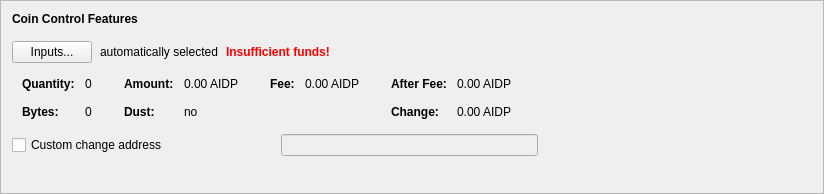
      <widget class="QFrame" name="frameCoinControl">
       <property name="sizePolicy">
        <sizepolicy hsizetype="Preferred" vsizetype="Fixed">
         <horstretch>0</horstretch>
         <verstretch>0</verstretch>
        </sizepolicy>
       </property>
       <property name="minimumSize">
        <size>
         <width>600</width>
         <height>194</height>
        </size>
       </property>
       <property name="frameShape">
        <enum>QFrame::StyledPanel</enum>
       </property>
       <property name="frameShadow">
        <enum>QFrame::Raised</enum>
       </property>
       <layout class="QVBoxLayout" name="verticalLayout_4">
        <item>
         <layout class="QVBoxLayout" name="verticalLayoutCoinControl" stretch="0,0,0,0,0">
          <property name="spacing">
           <number>0</number>
          </property>
          <property name="sizeConstraint">
           <enum>QLayout::SetDefaultConstraint</enum>
          </property>
          <property name="leftMargin">
           <number>0</number>
          </property>
          <property name="topMargin">
           <number>0</number>
          </property>
          <item>
           <layout class="QHBoxLayout" name="horizontalLayoutCoinControl1">
            <property name="bottomMargin">
             <number>15</number>
            </property>
            <item>
             <widget class="QLabel" name="labelCoinControlFeatures">
              <property name="sizePolicy">
               <sizepolicy hsizetype="Preferred" vsizetype="Maximum">
                <horstretch>0</horstretch>
                <verstretch>0</verstretch>
               </sizepolicy>
              </property>
              <property name="font">
               <font>
                <weight>75</weight>
                <bold>true</bold>
               </font>
              </property>
              <property name="styleSheet">
               <string notr="true">font-weight:bold;</string>
              </property>
              <property name="text">
               <string>Coin Control Features</string>
              </property>
             </widget>
            </item>
           </layout>
          </item>
          <item>
           <layout class="QHBoxLayout" name="horizontalLayoutCoinControl2" stretch="0,0,0,0">
            <property name="spacing">
             <number>8</number>
            </property>
            <property name="bottomMargin">
             <number>10</number>
            </property>
            <item>
             <widget class="QPushButton" name="pushButtonCoinControl">
              <property name="styleSheet">
               <string notr="true"/>
              </property>
              <property name="text">
               <string>Inputs...</string>
              </property>
              <property name="autoDefault">
               <bool>false</bool>
              </property>
             </widget>
            </item>
            <item>
             <widget class="QLabel" name="labelCoinControlAutomaticallySelected">
              <property name="text">
               <string>automatically selected</string>
              </property>
              <property name="margin">
               <number>5</number>
              </property>
             </widget>
            </item>
            <item>
             <widget class="QLabel" name="labelCoinControlInsuffFunds">
              <property name="font">
               <font>
                <weight>75</weight>
                <bold>true</bold>
               </font>
              </property>
              <property name="styleSheet">
               <string notr="true">color:red;font-weight:bold;</string>
              </property>
              <property name="text">
               <string>Insufficient funds!</string>
              </property>
              <property name="margin">
               <number>5</number>
              </property>
             </widget>
            </item>
            <item>
             <spacer name="horizontalSpacerCoinControl">
              <property name="orientation">
               <enum>Qt::Horizontal</enum>
              </property>
              <property name="sizeHint" stdset="0">
               <size>
                <width>40</width>
                <height>1</height>
               </size>
              </property>
             </spacer>
            </item>
           </layout>
          </item>
          <item>
           <widget class="QWidget" name="widgetCoinControl" native="true">
            <property name="sizePolicy">
             <sizepolicy hsizetype="Preferred" vsizetype="Preferred">
              <horstretch>0</horstretch>
              <verstretch>0</verstretch>
             </sizepolicy>
            </property>
            <property name="minimumSize">
             <size>
              <width>0</width>
              <height>0</height>
             </size>
            </property>
            <property name="styleSheet">
             <string notr="true"/>
            </property>
            <layout class="QHBoxLayout" name="horizontalLayoutCoinControl5">
             <property name="leftMargin">
              <number>0</number>
             </property>
             <property name="topMargin">
              <number>0</number>
             </property>
             <property name="rightMargin">
              <number>0</number>
             </property>
             <property name="bottomMargin">
              <number>0</number>
             </property>
             <item>
              <layout class="QHBoxLayout" name="horizontalLayoutCoinControl3" stretch="0,0,0,1">
               <property name="spacing">
                <number>20</number>
               </property>
               <property name="topMargin">
                <number>0</number>
               </property>
               <property name="bottomMargin">
                <number>10</number>
               </property>
               <item>
                <layout class="QFormLayout" name="formLayoutCoinControl1">
                 <property name="horizontalSpacing">
                  <number>10</number>
                 </property>
                 <property name="verticalSpacing">
                  <number>14</number>
                 </property>
                 <property name="leftMargin">
                  <number>10</number>
                 </property>
                 <property name="topMargin">
                  <number>4</number>
                 </property>
                 <property name="rightMargin">
                  <number>6</number>
                 </property>
                 <item row="0" column="0">
                  <widget class="QLabel" name="labelCoinControlQuantityText">
                   <property name="font">
                    <font>
                     <weight>75</weight>
                     <bold>true</bold>
                    </font>
                   </property>
                   <property name="text">
                    <string>Quantity:</string>
                   </property>
                   <property name="margin">
                    <number>0</number>
                   </property>
                  </widget>
                 </item>
                 <item row="0" column="1">
                  <widget class="QLabel" name="labelCoinControlQuantity">
                   <property name="cursor">
                    <cursorShape>IBeamCursor</cursorShape>
                   </property>
                   <property name="contextMenuPolicy">
                    <enum>Qt::ActionsContextMenu</enum>
                   </property>
                   <property name="text">
                    <string notr="true">0</string>
                   </property>
                   <property name="margin">
                    <number>0</number>
                   </property>
                   <property name="textInteractionFlags">
                    <set>Qt::LinksAccessibleByMouse|Qt::TextSelectableByKeyboard|Qt::TextSelectableByMouse</set>
                   </property>
                  </widget>
                 </item>
                 <item row="1" column="0">
                  <widget class="QLabel" name="labelCoinControlBytesText">
                   <property name="font">
                    <font>
                     <weight>75</weight>
                     <bold>true</bold>
                    </font>
                   </property>
                   <property name="text">
                    <string>Bytes:</string>
                   </property>
                  </widget>
                 </item>
                 <item row="1" column="1">
                  <widget class="QLabel" name="labelCoinControlBytes">
                   <property name="cursor">
                    <cursorShape>IBeamCursor</cursorShape>
                   </property>
                   <property name="contextMenuPolicy">
                    <enum>Qt::ActionsContextMenu</enum>
                   </property>
                   <property name="text">
                    <string notr="true">0</string>
                   </property>
                   <property name="textInteractionFlags">
                    <set>Qt::LinksAccessibleByMouse|Qt::TextSelectableByKeyboard|Qt::TextSelectableByMouse</set>
                   </property>
                  </widget>
                 </item>
                </layout>
               </item>
               <item>
                <layout class="QFormLayout" name="formLayoutCoinControl2">
                 <property name="horizontalSpacing">
                  <number>10</number>
                 </property>
                 <property name="verticalSpacing">
                  <number>14</number>
                 </property>
                 <property name="leftMargin">
                  <number>6</number>
                 </property>
                 <property name="topMargin">
                  <number>4</number>
                 </property>
                 <property name="rightMargin">
                  <number>6</number>
                 </property>
                 <item row="0" column="0">
                  <widget class="QLabel" name="labelCoinControlAmountText">
                   <property name="font">
                    <font>
                     <weight>75</weight>
                     <bold>true</bold>
                    </font>
                   </property>
                   <property name="text">
                    <string>Amount:</string>
                   </property>
                   <property name="margin">
                    <number>0</number>
                   </property>
                  </widget>
                 </item>
                 <item row="0" column="1">
                  <widget class="QLabel" name="labelCoinControlAmount">
                   <property name="cursor">
                    <cursorShape>IBeamCursor</cursorShape>
                   </property>
                   <property name="contextMenuPolicy">
                    <enum>Qt::ActionsContextMenu</enum>
                   </property>
                   <property name="text">
                    <string notr="true">0.00 AIDP</string>
                   </property>
                   <property name="textInteractionFlags">
                    <set>Qt::LinksAccessibleByMouse|Qt::TextSelectableByKeyboard|Qt::TextSelectableByMouse</set>
                   </property>
                  </widget>
                 </item>
                 <item row="1" column="0">
                  <widget class="QLabel" name="labelCoinControlLowOutputText">
                   <property name="font">
                    <font>
                     <weight>75</weight>
                     <bold>true</bold>
                    </font>
                   </property>
                   <property name="text">
                    <string>Dust:</string>
                   </property>
                  </widget>
                 </item>
                 <item row="1" column="1">
                  <widget class="QLabel" name="labelCoinControlLowOutput">
                   <property name="cursor">
                    <cursorShape>IBeamCursor</cursorShape>
                   </property>
                   <property name="contextMenuPolicy">
                    <enum>Qt::ActionsContextMenu</enum>
                   </property>
                   <property name="text">
                    <string notr="true">no</string>
                   </property>
                   <property name="textInteractionFlags">
                    <set>Qt::LinksAccessibleByMouse|Qt::TextSelectableByKeyboard|Qt::TextSelectableByMouse</set>
                   </property>
                  </widget>
                 </item>
                </layout>
               </item>
               <item>
                <layout class="QFormLayout" name="formLayoutCoinControl3">
                 <property name="horizontalSpacing">
                  <number>10</number>
                 </property>
                 <property name="verticalSpacing">
                  <number>14</number>
                 </property>
                 <property name="leftMargin">
                  <number>6</number>
                 </property>
                 <property name="topMargin">
                  <number>4</number>
                 </property>
                 <property name="rightMargin">
                  <number>6</number>
                 </property>
                 <item row="0" column="0">
                  <widget class="QLabel" name="labelCoinControlFeeText">
                   <property name="font">
                    <font>
                     <weight>75</weight>
                     <bold>true</bold>
                    </font>
                   </property>
                   <property name="text">
                    <string>Fee:</string>
                   </property>
                   <property name="margin">
                    <number>0</number>
                   </property>
                  </widget>
                 </item>
                 <item row="0" column="1">
                  <widget class="QLabel" name="labelCoinControlFee">
                   <property name="cursor">
                    <cursorShape>IBeamCursor</cursorShape>
                   </property>
                   <property name="contextMenuPolicy">
                    <enum>Qt::ActionsContextMenu</enum>
                   </property>
                   <property name="text">
                    <string notr="true">0.00 AIDP</string>
                   </property>
                   <property name="textInteractionFlags">
                    <set>Qt::LinksAccessibleByMouse|Qt::TextSelectableByKeyboard|Qt::TextSelectableByMouse</set>
                   </property>
                  </widget>
                 </item>
                </layout>
               </item>
               <item>
                <layout class="QFormLayout" name="formLayoutCoinControl4">
                 <property name="horizontalSpacing">
                  <number>10</number>
                 </property>
                 <property name="verticalSpacing">
                  <number>14</number>
                 </property>
                 <property name="leftMargin">
                  <number>6</number>
                 </property>
                 <property name="topMargin">
                  <number>4</number>
                 </property>
                 <property name="rightMargin">
                  <number>6</number>
                 </property>
                 <item row="0" column="0">
                  <widget class="QLabel" name="labelCoinControlAfterFeeText">
                   <property name="font">
                    <font>
                     <weight>75</weight>
                     <bold>true</bold>
                    </font>
                   </property>
                   <property name="text">
                    <string>After Fee:</string>
                   </property>
                   <property name="margin">
                    <number>0</number>
                   </property>
                  </widget>
                 </item>
                 <item row="0" column="1">
                  <widget class="QLabel" name="labelCoinControlAfterFee">
                   <property name="cursor">
                    <cursorShape>IBeamCursor</cursorShape>
                   </property>
                   <property name="contextMenuPolicy">
                    <enum>Qt::ActionsContextMenu</enum>
                   </property>
                   <property name="text">
                    <string notr="true">0.00 AIDP</string>
                   </property>
                   <property name="textInteractionFlags">
                    <set>Qt::LinksAccessibleByMouse|Qt::TextSelectableByKeyboard|Qt::TextSelectableByMouse</set>
                   </property>
                  </widget>
                 </item>
                 <item row="1" column="0">
                  <widget class="QLabel" name="labelCoinControlChangeText">
                   <property name="font">
                    <font>
                     <weight>75</weight>
                     <bold>true</bold>
                    </font>
                   </property>
                   <property name="text">
                    <string>Change:</string>
                   </property>
                  </widget>
                 </item>
                 <item row="1" column="1">
                  <widget class="QLabel" name="labelCoinControlChange">
                   <property name="cursor">
                    <cursorShape>IBeamCursor</cursorShape>
                   </property>
                   <property name="contextMenuPolicy">
                    <enum>Qt::ActionsContextMenu</enum>
                   </property>
                   <property name="text">
                    <string notr="true">0.00 AIDP</string>
                   </property>
                   <property name="textInteractionFlags">
                    <set>Qt::LinksAccessibleByMouse|Qt::TextSelectableByKeyboard|Qt::TextSelectableByMouse</set>
                   </property>
                  </widget>
                 </item>
                </layout>
               </item>
              </layout>
             </item>
            </layout>
           </widget>
          </item>
          <item>
           <layout class="QHBoxLayout" name="horizontalLayoutCoinControl4" stretch="0,0,0">
            <property name="spacing">
             <number>12</number>
            </property>
            <property name="sizeConstraint">
             <enum>QLayout::SetDefaultConstraint</enum>
            </property>
            <property name="topMargin">
             <number>5</number>
            </property>
            <property name="rightMargin">
             <number>5</number>
            </property>
            <item>
             <widget class="QCheckBox" name="checkBoxCoinControlChange">
              <property name="toolTip">
               <string>If this is activated, but the change address is empty or invalid, change will be sent to a newly generated address.</string>
              </property>
              <property name="text">
               <string>Custom change address</string>
              </property>
             </widget>
            </item>
            <item>
             <widget class="QValidatedLineEdit" name="lineEditCoinControlChange">
              <property name="enabled">
               <bool>false</bool>
              </property>
              <property name="sizePolicy">
               <sizepolicy hsizetype="Ignored" vsizetype="Fixed">
                <horstretch>0</horstretch>
                <verstretch>0</verstretch>
               </sizepolicy>
              </property>
             </widget>
            </item>
            <item>
             <widget class="QLabel" name="labelCoinControlChangeLabel">
              <property name="sizePolicy">
               <sizepolicy hsizetype="Preferred" vsizetype="Expanding">
                <horstretch>0</horstretch>
                <verstretch>0</verstretch>
               </sizepolicy>
              </property>
              <property name="minimumSize">
               <size>
                <width>0</width>
                <height>0</height>
               </size>
              </property>
              <property name="text">
               <string/>
              </property>
              <property name="margin">
               <number>3</number>
              </property>
             </widget>
            </item>
           </layout>
          </item>
          <item>
           <spacer name="verticalSpacerCoinControl">
            <property name="orientation">
             <enum>Qt::Vertical</enum>
            </property>
            <property name="sizeType">
             <enum>QSizePolicy::Expanding</enum>
            </property>
            <property name="sizeHint" stdset="0">
             <size>
              <width>800</width>
              <height>1</height>
             </size>
            </property>
           </spacer>
          </item>
         </layout>
        </item>
       </layout>
      </widget>
